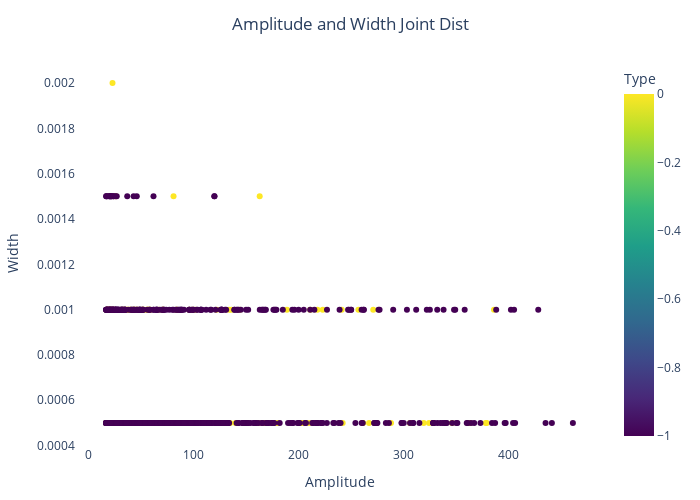

The code cell stored with this chart in its notebook:
### Code cell
plt.figure(figsize=(7, 5))
plt.scatter(df['Amplitude'], df['Width'], alpha=0.6)
plt.xlabel('Amplitude')
plt.ylabel('Width')
plt.title('Amplitude vs Width joint dist')
plt.grid(True)
plt.tight_layout()
plt.show()

#scaler = StandardScaler()
#X = scaler.fit_transform(df[['Amplitude', 'Width']])
#y = df['Labels']
#df = pd.DataFrame(X, columns = ['Amplitude', 'Width'])
#df['Labels'] = y.values
plt.figure(figsize=(7, 5))
scatter = plt.scatter(df['Amplitude'], df['Width'], c=df['Labels'], cmap='coolwarm', s=20)
plt.xlabel('Amplitude')
plt.ylabel('Width')
plt.title(f'amplitude and width joint dist')
plt.grid(True)
plt.tight_layout()
plt.colorbar(scatter, label='Type')
plt.show()
import plotly.express as px
#df = df[df['Labels'] != -1]
fig = px.scatter(
    df,
    x='Amplitude',
    y='Width',
    color='Labels',
    color_continuous_scale='viridis',
    title='Amplitude and Width Joint Dist',
    labels={'Amplitude': 'Amplitude', 'Width': 'Width', 'Labels': 'Type'},
    width=700,
    height=500
)

fig.update_layout(
    title_x=0.5,
    margin=dict(l=40, r=40, t=60, b=40),
    plot_bgcolor='white',
)

fig.update_traces(marker=dict(size=6, line=dict(width=0)))

fig.show()

### Figure 1 — Plotly figure (JSON) as saved in the notebook; plotly's stock layout.template omitted (floating-point values rounded to 4 significant figures; data arrays with more than 128 entries replaced by an {"elided": "..."} marker saying what was removed)
{"data": [{"hovertemplate": "Amplitude=%{x}<br>Width=%{y}<br>Type=%{marker.color}<extra></extra>", "legendgroup": "", "marker": {"color": {"elided": "841 float values"}, "coloraxis": "coloraxis", "line": {"width": 0}, "size": 6, "symbol": "circle"}, "mode": "markers", "name": "", "orientation": "v", "showlegend": false, "type": "scatter", "x": {"elided": "841 float values"}, "xaxis": "x", "y": {"elided": "841 float values"}, "yaxis": "y"}], "layout": {"coloraxis": {"colorbar": {"title": {"text": "Type"}}, "colorscale": [[0, "#440154"], [0.1111, "#482878"], [0.2222, "#3e4989"], [0.3333, "#31688e"], [0.4444, "#26828e"], [0.5556, "#1f9e89"], [0.6667, "#35b779"], [0.7778, "#6ece58"], [0.8889, "#b5de2b"], [1, "#fde725"]]}, "height": 500, "legend": {"tracegroupgap": 0}, "margin": {"b": 40, "l": 40, "r": 40, "t": 60}, "plot_bgcolor": "white", "title": {"text": "Amplitude and Width Joint Dist", "x": 0.5}, "width": 700, "xaxis": {"anchor": "y", "domain": [0, 1], "title": {"text": "Amplitude"}}, "yaxis": {"anchor": "x", "domain": [0, 1], "title": {"text": "Width"}}}}
